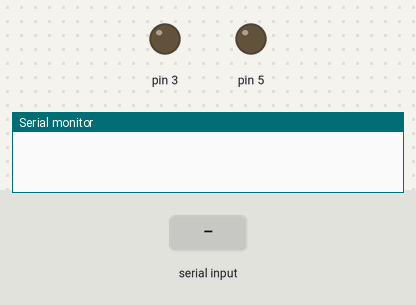
This sketch was run on a simulated Arduino Uno, built with avr-gcc and run on an emulated ATmega328P. Parts: output pins drawn as LEDs (lit = HIGH), the last lines printed to the serial monitor. The test bench sets the inputs (shaded band).

Above: at 1.2 s.
1.3 s: "90 45\n" received over Serial
At 2.3 s:
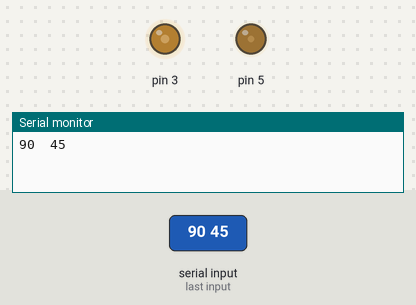
3.5 s: "30 150\n" received over Serial
At 5.1 s:
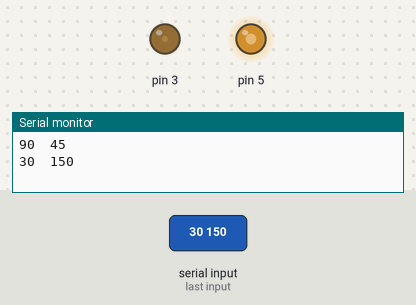
5.5 s: "5\n" received over Serial
At 6.6 s:
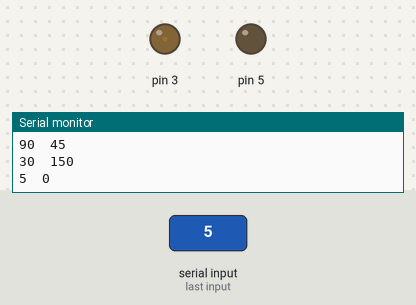
7.5 s: "90\n" received over Serial
At 9.2 s:
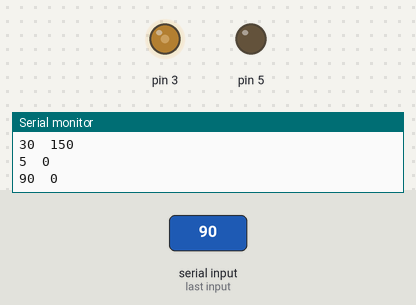
9.5 s: "200\n" received over Serial
At 10.9 s:
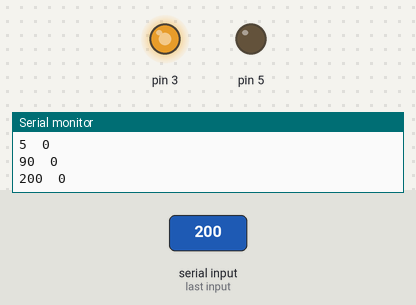
11.5 s: "1 90\n" received over Serial
At 12.5 s:
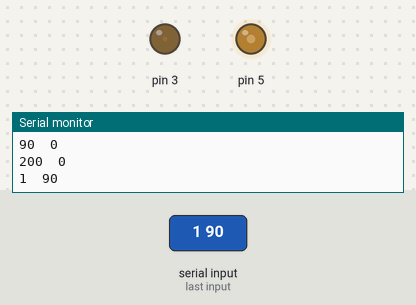
Timing chart, 0 to 14.5 s (numbered marks = the images above; inputs shaded):
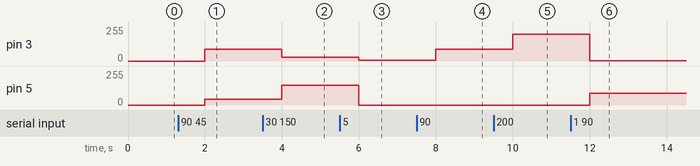

The sketch:

workshop_9_-_serial_control_H_bridge.ino
```cpp
/*
+	pin3	Yellow	Orange
-	pin5	Green	Green
*/
char inChar;

void setup() {
	Serial.begin(9600);

	pinMode(3, OUTPUT);
	pinMode(5, OUTPUT);
}

void loop() {
	String inString = "";

	while (Serial.available() > 0) {
		inChar = Serial.read();
		if (inChar == '\n') {
			break;
		}
		inString += inChar;
	}

	if (inString != "") {
		int space = inString.indexOf(' ');

		int vol1 = inString.substring(0, space).toInt();
		int vol2 = inString.substring(space).toInt();

		analogWrite(3, vol1);
		analogWrite(5, vol2);

		Serial.print(vol1);
		Serial.print("\t");
		Serial.println(vol2);
	}

	delay(1000);
}
```

Measured:
- after the input at 1.3 s, pin 3: 0/255 → 90/255 after 0.70 s; pin 5: 0/255 → 45/255 after 0.70 s
- after the input at 3.5 s, pin 3: 90/255 → 30/255 after 0.50 s; pin 5: 45/255 → 150/255 after 0.50 s
- after the input at 5.5 s, pin 3: 30/255 → 5/255 after 0.50 s; pin 5: 150/255 → 0/255 after 0.50 s
- after the input at 7.5 s, pin 3: 5/255 → 90/255 after 0.50 s
- after the input at 9.5 s, pin 3: 90/255 → 200/255 after 0.50 s
- after the input at 11.5 s, pin 3: 200/255 → 1/255 after 0.50 s; pin 5: 0/255 → 90/255 after 0.50 s
